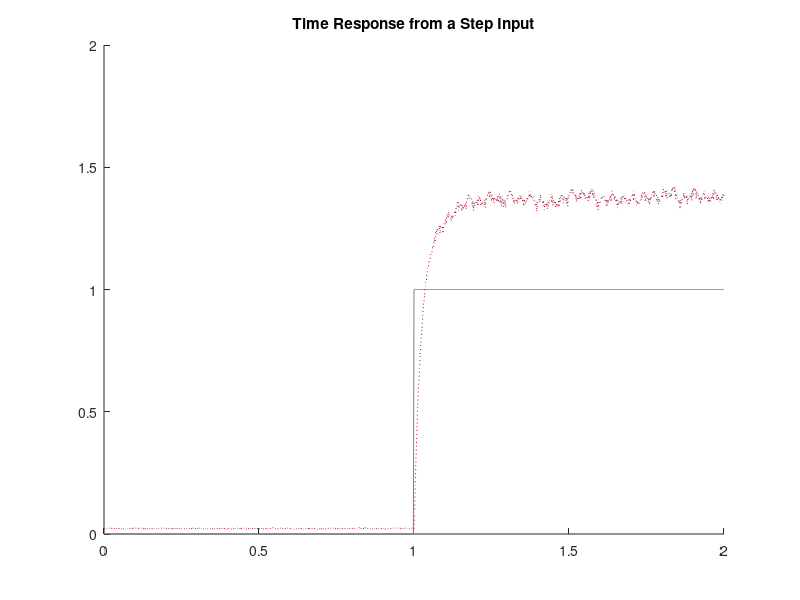

Reproduce this figure in MATLAB. (Note: this script raises an error after producing the figure.)
clear; clc; close all;

blue = [0, 0.4470, 0.7410];
orange = [0.8500, 0.3250, 0.0980];
yellow = [0.9290, 0.6940, 0.1250];
green = [0.4660, 0.6740, 0.1880];
grey = [0.5, 0.5, 0.5];
purple = [0.4940, 0.1840, 0.5560];
light_blue = [0.3010, 0.7450, 0.9330];
burgandy = [0.6350, 0.0780, 0.1840];

%% Quarc Post-Processing Data: Step Response
load('Motor_initialization_data')    
load('step_response_data.mat')


    u = Input;                                                              %Input Signal
    pos = Theta;                                                            %Position [rad]
    vel = dTheta;                                                           %Velocity [V]
    T = 10;
    t = 0:dT:T-dT;                                                          %Time Vector
    f =0:2*pi/T:2*pi/dT-2*pi/T;                                             %Frequency Vector [rad/s]
    
    % Identifying the System
    n = 300;
    k = (Theta(end) - Theta(end-n)) / ( Time(end) - Time(end-n) );          %"Slope" [rad/s]
    
    volt_avg = mean(vel(end-n:end));                                        %Transient Voltage
    volt_avg_60 = volt_avg*0.632;                                           %60% of Transient Voltage
    index_tau = length(vel(1:find(vel > volt_avg_60)));
    tau = Time(index_tau) - 1; 
    
    K = k/volt_avg;        %[(rad/s)/V]
    %vel = vel* K/volt_avg; %[rad/s]                                        WHY DID WE DO THIS
    %Vel_avg = mean((vel(end-n:end))); 
    %% Creating Transfer Function
    s = tf('s');
    % TF = K / (tau*s +1);               %Tranfer Function with vel thing
    TF = 1.4623 / (0.0205*s + 1);  % from multi-sine
    % TF = k / (tau*s + 1);                 % from step id

    output_TF = lsim(TF, u, Time);
    
    %% Time Response of System
    figure
    title("Time Response from a Step Input")
    hold on
    plot(Time, u, "color", grey, "LineStyle", "-")
    plot(Time, vel, ':', "color", burgandy, "LineWidth", .7)
    alpha(.5)
    plot(Time, output_TF, "color", blue, "LineStyle", "--", "LineWidth", 1)
    hold off
    xlabel('Time [s]')
    ylabel('Ouput (y)')
    legend("Input", "Data", "Simulation", "Location", "southeast")
    
    
    

    
    
    

    